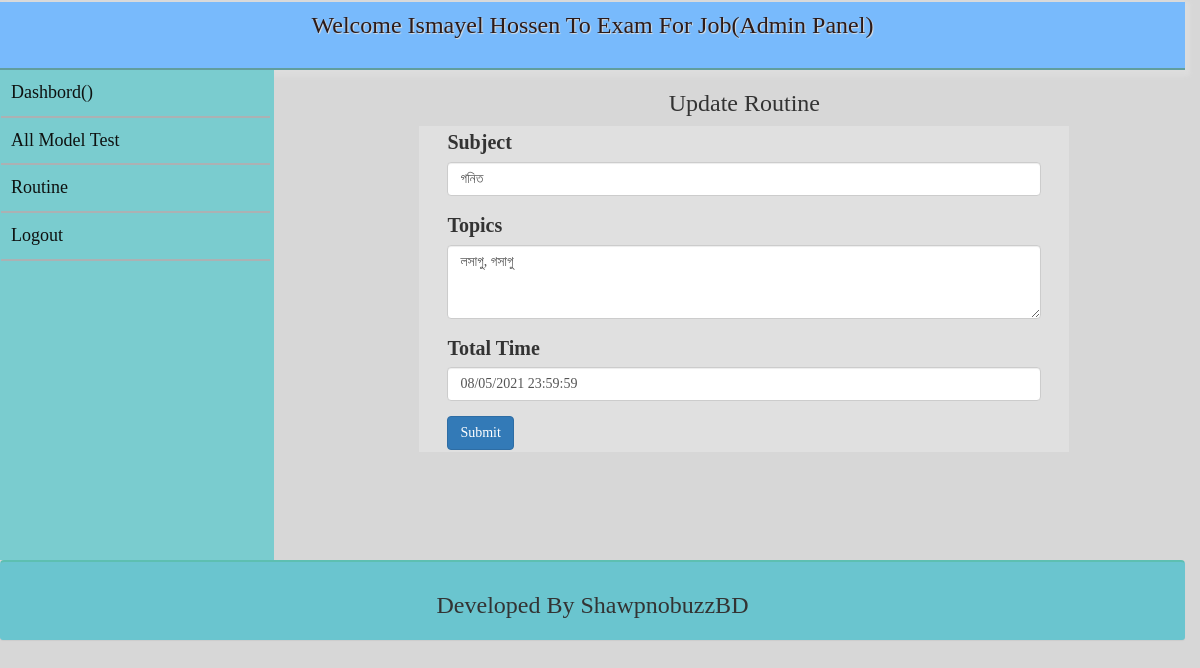
Page /admin/eroutine.php?id=4 (signed in) on the committed database.
### tables this page shows
CREATE TABLE `routine` (
  `id` int(11) NOT NULL,
  `date1` text DEFAULT NULL,
  `topics` text DEFAULT NULL,
  `subject1` varchar(255) DEFAULT NULL,
  `examtaker` varchar(255) DEFAULT NULL
);

### admin/database/Connection.php (called while the page is built, shortened)
<?php
Class Database{
	public $host   = DB_HOST;
	public $user   = DB_USER;
	public $pass   = DB_PASS;
	public $dbname = DB_NAME;
	public $link;
	private function connectDB(){
	$this->link = new mysqli($this->host, $this->user, $this->pass, $this->dbname);
 }
	public function select($query){
		$result = $this->link->query($query) or die($this->link->error.__LINE__);
		if($result){
			return $result;
		} else {
			return false;
		}
	}
}

### admin/eroutine.php (the view, shortened to what this page needs)
<?php
     include("database/Connection.php");
      $db = new Database();
?>
<!DOCTYPE html>
<html lang="en">
<head>
  <link rel="stylesheet" href="boot/css/bootstrap.css">
  <link rel="stylesheet" type="text/css" href="style.css">
<link href="https://cdnjs.cloudflare.com/ajax/libs/toastr.js/latest/toastr.min.css" rel="stylesheet"/>
</head>
<body>
<div class="container-fluidh">
    <div class="Jumbotron">
          <h3> Welcome <?php echo $_SESSION["name"] ?> To Exam For Job(Admin Panel) </h3>
    </div>
  </div>
  <div class="container-fluidm">
      <div class="row">
        <div class="col-md-3">
          <div class="side">
               <ul>
                <li>
                 <a href="home.php" >Dashbord(<?php echo$_SESSION['subject']; ?>)</a>
                  </li>
            <li> <a href="AllModelTest.php" style="text-decoration: none;" >All Model Test </a></li>
             <li> <a href="routine.php" style="text-decoration: none;" >Routine </a></li>
         <li><a href="?action=logout" >Logout</a></li>
        </ul>
    </div>
  </div>
       <div class="col-md-9">
        <h3 style="text-align:center;">Update Routine</h3>
         <div style="max-width:650px;margin: 0 auto;display: block;background: #e0e0e0;">
         <form action="" method="post" style="padding: 2px 28px">
         <?php
         $id=$_GET['id'];
       $query1="SELECT*from routine WHERE id=$id ";
       $result1=$db->select($query1);
       $row1=$result1->fetch_assoc();
        ?>
         <div class="form-group">
				<label>Subject </label>
				<input type="text" name="subject" id="password" class="form-control" value="<?php echo $row1['subject1']; ?>" placeholder="subject ..." >
			  </div>
        <div class="form-group">
				<label>Topics</label>
                <textarea class="form-control" id="exampleFormControlTextarea1" name="topics"  rows="3"><?php echo $row1['topics']; ?></textarea>
			  </div>
            <div class="form-group">
				<label>Total Time</label>
				<input type="text" name="ttime" class="form-control" id="email" value="<?php echo $row1['date1']; ?>" placeholder="date 09/16/2021 23:59:59  ..." >
			  </div>
  <button type="submit" class="btn btn-primary" name="submit">Submit</button>
</form>
  </div>
         </div>
       </div>
</div>
<div class="container-fluidf">
    <div class="panel panel-footer">
       <h3 style="text-align: center;">Developed By ShawpnobuzzBD</h3>
    </div>
  </div>
</body>
</html>

### admin/style.css (style rules this page uses)
body { background:#D7D7D7; }
.container-fluidh { padding-right: 15px; margin-right: auto; margin-left: auto; margin-top: -18px; }
.Jumbotron { background: #78bafc; padding-top: 0px; margin-top: 0px; border-bottom: 2px solid #619e9d; box-shadow: 2px 3px 4px 3px #ddd; max-height: 68px; font-family: 'Acme'; color: #2c1b19; text-shadow: 1px 1px 1px #ddd; }
.Jumbotron h3 { font-size: 24px; text-align: center; padding-top: 10px; padding-bottom: 20px; }
.container-fluidm { padding-right: 15px; }
.container-fluidf { padding-right: 15px; }
.side { background: #7acccf; color: #efefef; max-width:100%; height:490px; }
.side ul li { list-style-type:none; }
.side li { display: block; width: 115%; margin-left: -39px; border-bottom: 2px solid #acb1b3; }
.side li a { color: #0e1110; font-size: 18px; font-family: 'Acme'; display:block; padding: 10px 10px; list-style-type:none; }
.side ul li a { text-decoration: none; }
.panel-footer { padding: 10px 15px; background-color: #6ac5cf; border-top: 1px solid #ddd; border-bottom-right-radius: 3px; border-bottom-left-radius: 3px; border-top: 2px solid #5dbfb1; height:80px; position:relative; }

### admin/eroutine.php (style rules this page uses)
body { font-family:'Acme'; }
label { font-size:20px; }
.side ul li a { text-decoration: none; }

### rows in the picture
routine: subject "গনিত", topics "লসাগু, গসাগু", ttime "08/05/2021 23:59:59"

### other values in the picture
$_SESSION["name"] "Ismayel Hossen"
